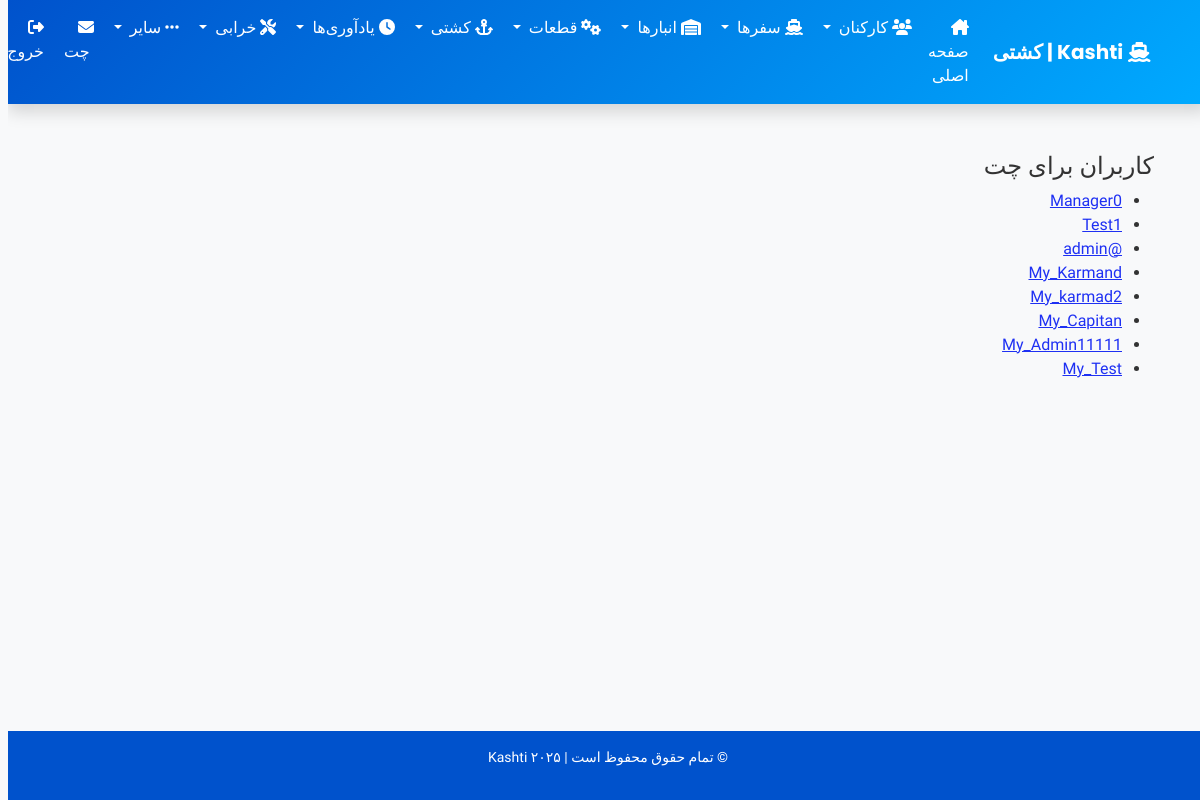
Screenshot of /chat/ (signed in) with the database file from the repository.
### Nezarat/models.py (models this page shows)
class User(AbstractUser):
    TITLE_CHOICE = [
        ('E', 'Employee'),
        ('C', 'Company'),
    ]
    POSITION_CHOICE = [
        ('U', 'Uncertain'),
        ('OA', 'OperatorA'),
        ('OB', 'OperatorB'),
        ('OS', 'OperatorS'),
        ('C', 'Captain'),
    ]
    position = models.CharField(max_length=2, choices=POSITION_CHOICE, blank=True, default='U')
    title = models.CharField(max_length=2, choices=TITLE_CHOICE, blank=True)

### Nezarat/views.py (the view)
# urls.py: path('chat/', views.chat_list, name='chat_list'),
@login_required
def chat_list(request):
    users = User.objects.exclude(id=request.user.id)
    return render(request, 'chat_list.html', {'users': users})

### Nezarat/views.py (called while the page is built)
def base_context(request):
    if request.user.is_authenticated and hasattr(request.user, 'company'):
        now = timezone.now()
        reminders = Reminder.objects.filter(company_code=request.user.company.company_code, reminder_date__lte=now)
        return {'notifications': reminders}
    return {}

### Nezarat/templates/chat_list.html
{% extends 'base.html' %}
{% block content %}
<div class="container my-5">
    <h4>کاربران برای چت</h4>
    <ul>
        {% for user in users %}
            <li><a href="{% url 'chat' user.id %}">{{ user.username }}</a></li>
        {% endfor %}
    </ul>
</div>
{% endblock %}

### Nezarat/templates/base.html (style rules this page uses)
body { font-family: 'Vazirmatn', sans-serif; background-color: #f8f9fa; color: #333; }

### rows the page displays
User: username "Manager0"
User: username "Test1"
User: username "@admin"
User: username "My_Karmand"
User: username "My_karmad2"
User: username "My_Capitan"
User: username "My_Admin11111"
User: username "My_Test"
